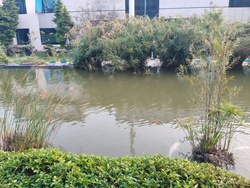
#> input picture part2/middle.jpeg, 250 x 188 px, shrunk from 1600 x 1200 before the run, found by its file name
$ python script2.py
#> lines starting #> are read from the running program, lines starting #| are printed output that depends on the picture
import cv2
import numpy as np
import matplotlib.pyplot as plt

def distance_transform(img):
    # Compute the normalized distance from the boundary
    dist = np.zeros_like(img, dtype=np.float32)
    for i in range(img.shape[0]):
        for j in range(img.shape[1]):
            dist[i, j] = min(i, j, img.shape[0] - i, img.shape[1] - j)

    normalized_dist = dist / np.max(dist)
    return normalized_dist

def blend(img1, img2, alpha1, alpha2):
    # Blend the images img1 and img2 using the alpha masks alpha1 and alpha2 as weights
    blended = img1.copy()
    for i in range(img1.shape[0]):
        for j in range(img1.shape[1]):
            blended[i, j] = (alpha1[i, j] * img1[i, j] + alpha2[i, j] * img2[i, j]) / (alpha1[i, j] + alpha2[i, j])
    return blended

def create_panorama(image1_path, image2_path, output_path):
#> called with image1_path = 'middle.jpeg', image2_path = 'right.jpeg', output_path = 'output1.jpeg'
    img1 = cv2.imread(image1_path)
#> img1 is the input picture: shape (188, 250, 3); mean B, G, R 129.3, 145.4, 140
    img2 = cv2.imread(image2_path)
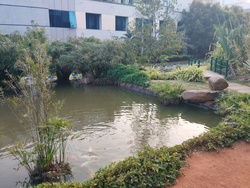
#> input picture part2/right.jpeg, 250 x 188 px, shrunk from 1600 x 1200 before the run, found by its file name
#> img2 is the input picture: shape (188, 250, 3); mean B, G, R 117.5, 125.3, 124.6

    # Convert to grayscale
    gray1 = cv2.cvtColor(img1, cv2.COLOR_BGR2GRAY)
    gray2 = cv2.cvtColor(img2, cv2.COLOR_BGR2GRAY)

    # SIFT feature detector
    sift = cv2.SIFT_create()
    kp1, des1 = sift.detectAndCompute(gray1, None)
#> kp1 = 482 keypoints; strongest (x, y, size): (151, 62, 6.5), (168, 173, 2), (244, 63, 3.4), (58, 45, 1.8)
    kp2, des2 = sift.detectAndCompute(gray2, None)
#> kp2 = 465 keypoints; strongest (x, y, size): (93, 21, 10.4), (120, 22, 8.6), (59, 19, 13.3), (71, 77, 3)

    # BFMatcher with ratio test
    bf = cv2.BFMatcher()
    matches = bf.knnMatch(des1, des2, k=2)
#> matches = 482 matches

    good_matches = []
    for m, n in matches:
        if m.distance < 0.75 * n.distance:
            good_matches.append(m)
#> after the loop, good_matches = 18 matches

    # Extract matched keypoints
    points1 = np.float32([kp1[m.queryIdx].pt for m in good_matches])
#> points1 = 18 rows, first 8: [36.45, 70.63], [36.45, 70.63], [68.84, 61.94], [178.5, 47.57], [188.4, 22.83], [191.2, 137.9], [192.8, 144.2], [193.8, 20.55]
    points2 = np.float32([kp2[m.trainIdx].pt for m in good_matches])
#> points2 = 18 rows, first 8: [15.03, 66.45], [15.03, 66.45], [61.5, 55.88], [17.74, 63.4], [8.76, 40.42], [25.01, 161.8], [28.97, 169.1], [15.02, 37.73]

    # here m.queryIdx gives the index of the descriptor in the first set of descriptors (des1) for the current match
    # and m.trainIdx gives the index of the descriptor in the second set of descriptors (des2) for the current match


    # Compute homography
    h, mask = cv2.findHomography(points2, points1, cv2.RANSAC)
#> h = [[0.236, -0.00218, 184.2], [-0.107, 0.95, -14.49], [-0.0031, 0.000453, 1]]; mask = 18 values, max 1 at index 4, min 0 at index 0, mean 0.667


    # find distance transform for both images
    alpha1 = distance_transform(gray1)
    alpha2 = distance_transform(gray2)

    # Warp the second image
    height, width, _ = img1.shape
#> height = 188; width = 250
    panorama = cv2.warpPerspective(img2, h, (width * 3, height))

    # find the warped distance transform
    warped_alpha2 = cv2.warpPerspective(alpha2, h, (width * 3, height))

    # find the warped distance transform for the first image
    warped_alpha1 = np.zeros_like(warped_alpha2)
    warped_alpha1[:height, :width] = alpha1

    print(panorama.shape, width, img2.shape)
#| (188, 750, 3) 250 (188, 250, 3)

    # Create masks for the images
    img1_mask = np.zeros_like(panorama)
    img1_mask[:height, :width] = img1
    img2_mask = panorama.copy()

    # Blend the images
    print(img1_mask.shape, img2_mask.shape, warped_alpha1.shape, warped_alpha2.shape)
#| (188, 750, 3) (188, 750, 3) (188, 750) (188, 750)
    blended = blend(img1_mask, img2_mask, warped_alpha1, warped_alpha2)
#> after the loop in blend, `for i in range(img1.shape[0]):`:
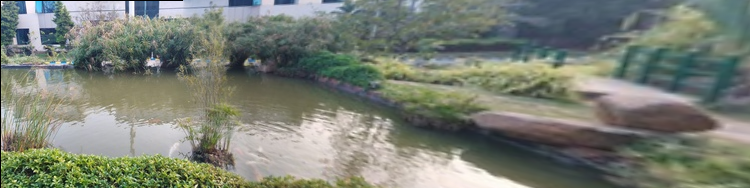
#> blended: shape (188, 750, 3); mean B, G, R 116.8, 127.6, 122.3

    # panorama[0:height, 0:width] = img1

    plt.imshow(alpha1), plt.show()
    plt.imshow(warped_alpha2), plt.show()

    # Save the blended panorama
    cv2.imwrite(output_path, blended)
    plt.imshow(cv2.cvtColor(blended, cv2.COLOR_BGR2RGB))
    plt.axis('off')
    plt.show()


create_panorama('middle.jpeg', 'right.jpeg', 'output1.jpeg')
create_panorama('left.jpeg', 'output.jpeg', 'final.jpeg')
#> call 2 of create_panorama, with image1_path = 'left.jpeg', image2_path = 'output.jpeg', output_path = 'final.jpeg'
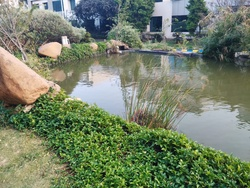
#> input picture part2/left.jpeg, 250 x 188 px, shrunk from 1600 x 1200 before the run, found by its file name
#> in create_panorama, img1 is the input picture: shape (188, 250, 3); mean B, G, R 105, 128.6, 117.1
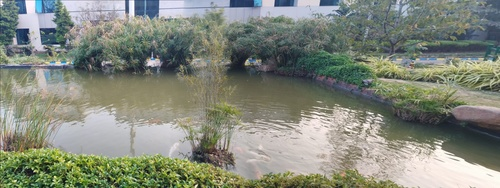
#> input picture part2/output.jpeg, 500 x 188 px, shrunk from 3200 x 1200 before the run, found by its file name
#> in create_panorama, img2 is the input picture: shape (188, 500, 3); mean B, G, R 123.8, 136.4, 131.6
#> in create_panorama (call 2), `gray2 = cv2.cvtColor(img2, cv2.COLOR_BGR2GRAY)`:
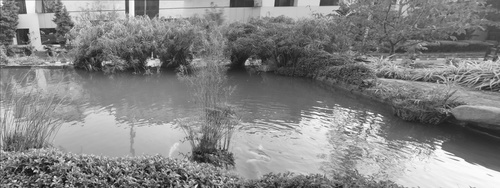
#> gray2: shape (188, 500); min 6, max 255, mean 133.5
#> in create_panorama (call 2), `kp1, des1 = sift.detectAndCompute(gray1, None)`: kp1 = 596 keypoints; strongest (x, y, size): (122, 48, 3.2), (60, 42, 2.6), (187, 33, 1.8), (52, 49, 10.2)
#> in create_panorama (call 2), `kp2, des2 = sift.detectAndCompute(gray2, None)`: kp2 = 877 keypoints; strongest (x, y, size): (151, 62, 6.5), (168, 173, 2), (24, 35, 8.5), (247, 62, 3.6)
#> in create_panorama (call 2), `matches = bf.knnMatch(des1, des2, k=2)`: matches = 596 matches
#> after the loop in create_panorama (call 2), `for m, n in matches:`: good_matches = 56 matches
#> in create_panorama (call 2), `points1 = np.float32([kp1[m.queryIdx].pt for m in good_matches])`: points1 = 56 pairs, first value 41.65 to 239.6, second value 5.81 to 171.2
#> in create_panorama (call 2), `points2 = np.float32([kp2[m.trainIdx].pt for m in good_matches])`: points2 = 56 pairs, first value 4.77 to 450.9, second value 19.71 to 180.4
#> in create_panorama (call 2), `h, mask = cv2.findHomography(points2, points1, cv2.RANSAC)`: h = [[0.507, 0.023, 137.6], [-0.0576, 0.921, -9.3], [-0.0022, 0.000336, 1]]; mask = 56 values, max 1 at index 2, min 0 at index 0, mean 0.875
#> after the loop in distance_transform (call 4), `for i in range(img.shape[0]):`:
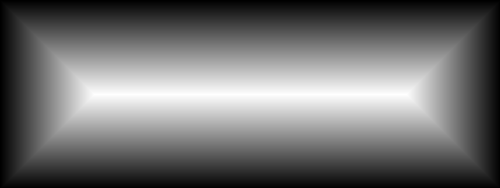
#> dist: shape (188, 500) float32; min 0, max 94, mean 41.1; drawn with min black and max white
#| (188, 750, 3) 250 (188, 500, 3)
#| (188, 750, 3) (188, 750, 3) (188, 750) (188, 750)
#> after the loop in blend (call 2), `for i in range(img1.shape[0]):`:
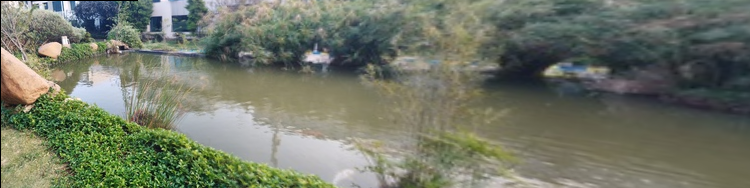
#> blended: shape (188, 750, 3); mean B, G, R 102.7, 118.6, 113.1
